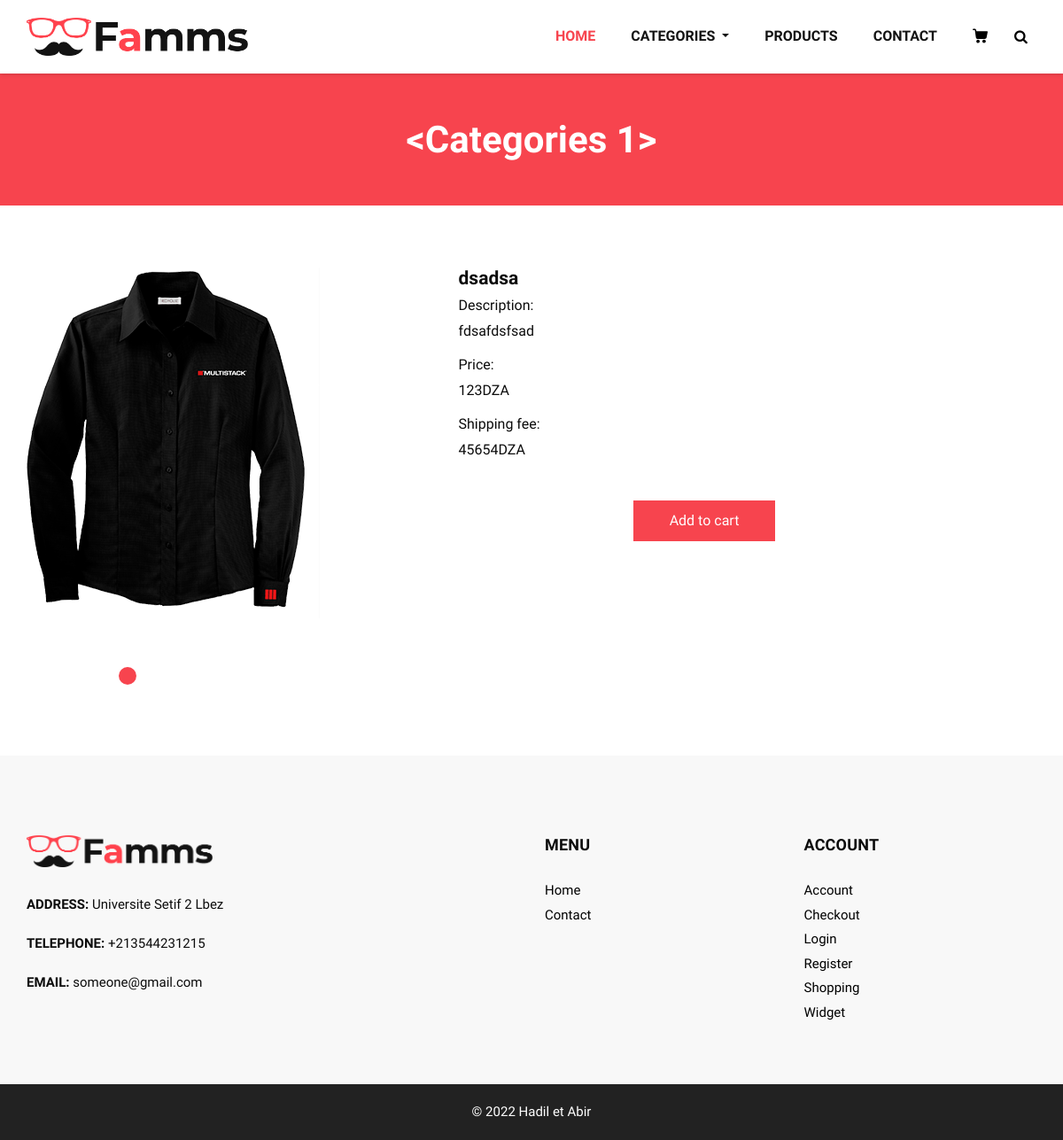
The app's page /products/2 with its own data.
### backend.py (models this page shows, shortened)
class Categories(database.Model):
    CATID = database.Column(database.Integer, primary_key=True)
    name = database.Column(database.String(600), nullable=False)
    description = database.Column(database.String(600), nullable=False)
    def __repr__(self):
        return '<Categories %r>' % self.CATID

class Proimgs(database.Model):
    IMGID = database.Column(
        database.Integer, primary_key=True)
    PROID = database.Column(
        database.Integer, database.ForeignKey("proimgs.PROID"))
    img = database.Column(database.String(600), nullable=False)

class Products(database.Model):
    PROID = database.Column(
        database.Integer, primary_key=True)
    CATID = database.Column(
        database.Integer, database.ForeignKey("categories.CATID"))
    name = database.Column(database.String(600), nullable=False)
    description = database.Column(database.String(600), nullable=False)
    price = database.Column(database.Integer, nullable=False)
    shippingFee = database.Column(database.Integer, nullable=False)

### backend.py (the view)
@app.route('/products/<int:ID>')
def product(ID):
    product = Products.query.get(ID)
    if product is not None:
        category = Categories.query.get(product.CATID)
        imgs = Proimgs.query.filter(Proimgs.PROID == product.PROID).all()
        data = {
            "category": category,
            "product": product,
            "img": imgs
        }
        return render_template('product.html', data=data)
    else:
        return redirect('/404')

### templates/product.html (shortened to what this page needs)
{%extends 'base.html'%} {%block title%}Products{%endblock%} {%block
class%}class="sub_page"{%endblock%}  {%block main%}
<section class="inner_page_head">
  <div class="container_fuild">
    <div class="row">
      <div class="col-md-12">
        <div class="full">
          <h3>{{data["category"]}}</h3>
        </div>
      </div>
    </div>
  </div>
</section>
<section class="product_section layout_padding">
  <div class="container">
    <div class="row">
      <div class="col-lg-5">
        <div id="customCarousel1" class="carousel slide" data-ride="carousel">
          <div class="carousel-inner">
            <div class="carousel-item active">
              <div class="img-box">
                <img
                  src="../static/assets/images/uploads/{{data['img'][0].img}}"
                  alt=""
                />
              </div>
            </div>
          </div>
          <div class="col-lg-6">
            <ol class="carousel-indicators">
              <li
                data-target="#customCarousel1"
                data-slide-to="0"
                class="active"
              ></li>
            </ol>
          </div>
        </div>
      </div>
      <div class="col-lg-6">
        <div class="detail-box">
          <h5>
            <span> {{data["product"].name}} </span>
          </h5>
          <h6>Description:</h6>
          <p>{{data["product"].description}}</p>
          <h6>Price:</h6>
          <p>{{data["product"].price}}DZA</p>
          <h6>Shipping fee:</h6>
          <p>{{data["product"].shippingFee}}DZA</p>
          <div class="btn-box">
            <a href="" class="btn2"> Add to cart </a>
          </div>
        </div>
      </div>
    </div>
  </div>
</section>
{%endblock%}

### static/assets/css/style.css (style rules this page uses)
* { box-sizing: border-box; }
body { font-family: 'Montserrat', sans-serif; color: #0c0c0c; background-color: #ffffff; overflow-x: hidden; }
.layout_padding { padding: 70px 0; }
a, a:hover, a:focus { text-decoration: none; }
.product_section .btn-box { display: -webkit-box; display: -ms-flexbox; display: flex; -webkit-box-pack: center; -ms-flex-pack: center; justify-content: center; margin-top: 45px; }
.product_section .btn-box a { display: inline-block; padding: 10px 40px; background-color: #f7444e; border: 1px solid #f7444e; color: #ffffff; border-radius: 0; -webkit-transition: all 0.3s; transition: all 0.3s; }
.detail-box h5 { font-size: 21px; font-weight: 700; }
.inner_page_head { background: #f7444e; text-align: center; color: #fff; padding-top: 50px; padding-bottom: 40px; }
.inner_page_head h3 { font-size: 42px; font-weight: 800; }

### static/assets/css/responsive.css (style rules this page uses)
@media (min-width: 1200px) { .container { max-width: 1170px; } }

### templates/product.html (style rules this page uses)
.carousel-indicators { position: unset; margin: 0; margin-top: 45px; -webkit-box-pack: start; -ms-flex-pack: start; justify-content: center; -webkit-box-align: center; -ms-flex-align: center; align-items: center; }
.carousel-indicators li { background-color: #5c5c5c; width: 12px; height: 12px; border-radius: 100%; opacity: 1; }
.carousel-indicators li.active { width: 20px; height: 20px; background-color: #f7444e; }

### records on screen
Categories: category "<Categories 1>"
Proimgs: img (picture)
Products: product.name "dsadsa", product.description "fdsafdsfsad", product.price "123", product.shippingFee "45654"
